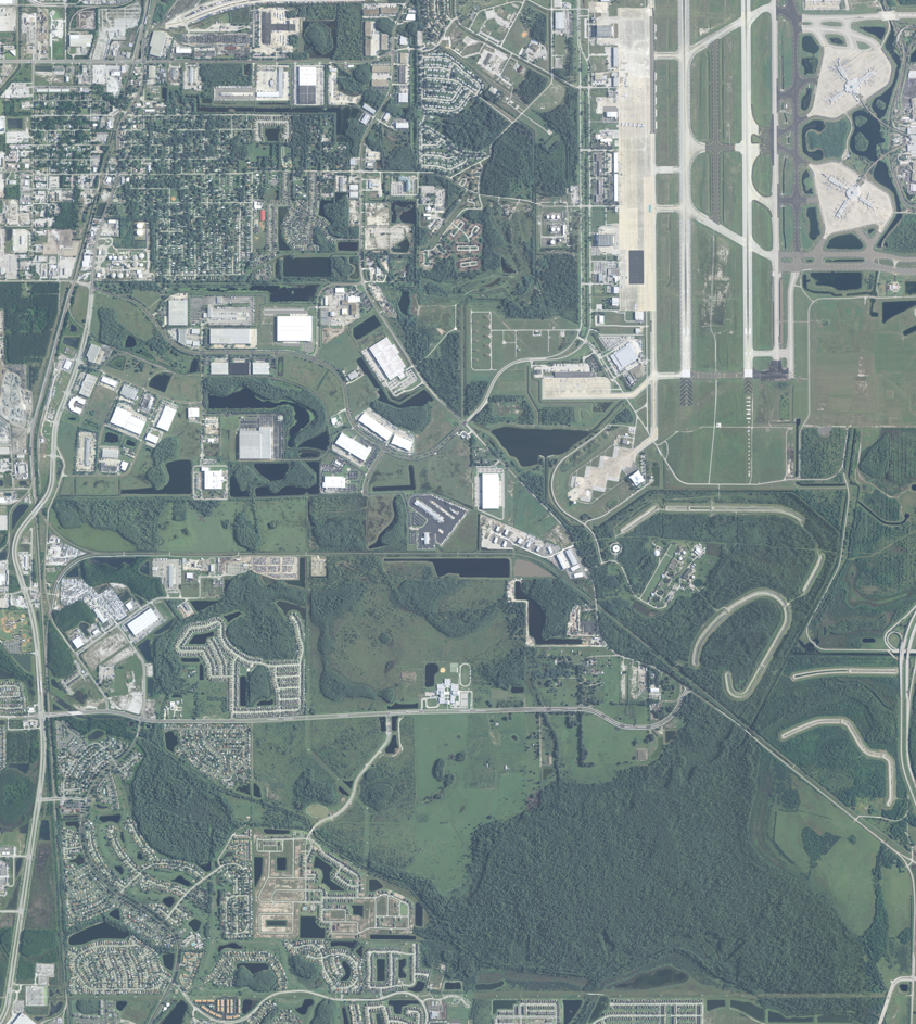
#> input picture orlando2010.png, 916 x 1024 px
$ python test_implementations.py
#> lines starting #> are read from the running program, lines starting #| are printed output that depends on the picture
### implementation_extractors.py
"""
Extracted implementations from the three existing notebooks.
Each implementation is wrapped in a function that returns standardized results.
"""

import cv2
import numpy as np
import matplotlib.pyplot as plt
from datetime import datetime
from typing import Tuple, List
import time
from skimage import measure, morphology, filters
from skimage.feature import match_descriptors, ORB
from sklearn.cluster import KMeans
import warnings
warnings.filterwarnings('ignore')

from standardized_data_models import ChangeDetectionResult, ChangeRegion


def basic_cv_implementation(img1_path: str, img2_path: str, **kwargs) -> ChangeDetectionResult:
    """
    Basic computer vision approach extracted from implementation1.ipynb
    Uses simple image differencing and thresholding.
    """
    start_time = time.time()

    # Load and preprocess images
    img1 = cv2.imread(img1_path)
    img2 = cv2.imread(img2_path)

    if img1 is None or img2 is None:
        raise FileNotFoundError("Could not load input images")

    # Convert to RGB
    img1 = cv2.cvtColor(img1, cv2.COLOR_BGR2RGB)
    img2 = cv2.cvtColor(img2, cv2.COLOR_BGR2RGB)

    # Resize to same dimensions if needed
    h1, w1 = img1.shape[:2]
    h2, w2 = img2.shape[:2]
    if (h1, w1) != (h2, w2):
        img2 = cv2.resize(img2, (w1, h1))

    # Convert to grayscale
    gray1 = cv2.cvtColor(img1, cv2.COLOR_RGB2GRAY)
    gray2 = cv2.cvtColor(img2, cv2.COLOR_RGB2GRAY)

    # Calculate absolute difference
    diff = cv2.absdiff(gray1, gray2)

    # Apply Gaussian blur to reduce noise
    blurred = cv2.GaussianBlur(diff, (5, 5), 0)

    # Apply threshold using Otsu's method
    _, binary_mask = cv2.threshold(blurred, 0, 255, cv2.THRESH_BINARY + cv2.THRESH_OTSU)

    # Morphological operations to clean up the mask
    kernel = cv2.getStructuringElement(cv2.MORPH_ELLIPSE, (3, 3))
    cleaned_mask = cv2.morphologyEx(binary_mask, cv2.MORPH_CLOSE, kernel)
    cleaned_mask = cv2.morphologyEx(cleaned_mask, cv2.MORPH_OPEN, kernel)

    # Find connected components (change regions)
    num_labels, labels, stats, centroids = cv2.connectedComponentsWithStats(cleaned_mask, connectivity=8)

    # Create change regions (skip background label 0)
    change_regions = []
    min_area = kwargs.get('min_area', 50)  # Minimum area threshold

    for i in range(1, num_labels):
        area = stats[i, cv2.CC_STAT_AREA]
        if area >= min_area:
            x = stats[i, cv2.CC_STAT_LEFT]
            y = stats[i, cv2.CC_STAT_TOP]
            w = stats[i, cv2.CC_STAT_WIDTH]
            h = stats[i, cv2.CC_STAT_HEIGHT]

            region = ChangeRegion(
                id=i,
                bbox=(x, y, w, h),
                area_pixels=area,
                centroid=(centroids[i][0], centroids[i][1]),
                confidence=1.0  # Basic implementation doesn't provide confidence
            )
            change_regions.append(region)

    processing_time = time.time() - start_time

    # Create standardized result
    result = ChangeDetectionResult(
        implementation_name="Basic Computer Vision",
        version="1.0",
        timestamp=datetime.now(),
        processing_time=processing_time,
        change_mask=cleaned_mask,
        change_regions=change_regions,
        total_change_area=float(np.sum(cleaned_mask > 0)),
        total_change_pixels=int(np.sum(cleaned_mask > 0)),
        num_change_regions=len(change_regions),
        parameters={
            'threshold_method': 'otsu',
            'blur_kernel': (5, 5),
            'morphology_kernel': (3, 3),
            'min_area': min_area
        },
        input_images=(img1_path, img2_path),
        image_dimensions=(h1, w1)
    )

    return result


def advanced_cv_implementation(img1_path: str, img2_path: str, **kwargs) -> ChangeDetectionResult:
    """
    Advanced computer vision approach extracted from implementation2.ipynb
    Uses feature matching, multi-scale analysis, and K-means clustering.
    """
    start_time = time.time()

    # Load and preprocess images
    img1 = cv2.imread(img1_path)
    img2 = cv2.imread(img2_path)

    if img1 is None or img2 is None:
        raise FileNotFoundError("Could not load input images")

    # Convert to RGB
    img1 = cv2.cvtColor(img1, cv2.COLOR_BGR2RGB)
    img2 = cv2.cvtColor(img2, cv2.COLOR_BGR2RGB)

    # Resize to same dimensions if needed
    h1, w1 = img1.shape[:2]
    h2, w2 = img2.shape[:2]
    if (h1, w1) != (h2, w2):
        img2 = cv2.resize(img2, (w1, h1))

    # Convert to grayscale for feature detection
    gray1 = cv2.cvtColor(img1, cv2.COLOR_RGB2GRAY)
    gray2 = cv2.cvtColor(img2, cv2.COLOR_RGB2GRAY)

    # Multi-scale difference analysis
    scales = [1.0, 0.5, 0.25]
    diff_maps = []

    for scale in scales:
        if scale != 1.0:
            h_scaled = int(h1 * scale)
            w_scaled = int(w1 * scale)
            g1_scaled = cv2.resize(gray1, (w_scaled, h_scaled))
            g2_scaled = cv2.resize(gray2, (w_scaled, h_scaled))
        else:
            g1_scaled = gray1
            g2_scaled = gray2

        # Calculate difference
        diff = cv2.absdiff(g1_scaled, g2_scaled)

        # Resize back to original size if needed
        if scale != 1.0:
            diff = cv2.resize(diff, (w1, h1))

        diff_maps.append(diff)

    # Combine multi-scale differences
    combined_diff = np.maximum.reduce(diff_maps)

    # Apply adaptive thresholding
    adaptive_thresh = cv2.adaptiveThreshold(
        combined_diff, 255, cv2.ADAPTIVE_THRESH_GAUSSIAN_C, cv2.THRESH_BINARY, 11, 2
    )

    # Morphological operations
    kernel = cv2.getStructuringElement(cv2.MORPH_ELLIPSE, (5, 5))
    cleaned_mask = cv2.morphologyEx(adaptive_thresh, cv2.MORPH_CLOSE, kernel)
    cleaned_mask = cv2.morphologyEx(cleaned_mask, cv2.MORPH_OPEN, kernel)

    # Remove small objects
    min_area = kwargs.get('min_area', 100)
    num_labels, labels, stats, centroids = cv2.connectedComponentsWithStats(cleaned_mask, connectivity=8)

    # Filter by area and create final mask
    final_mask = np.zeros_like(cleaned_mask)
    change_regions = []

    for i in range(1, num_labels):
        area = stats[i, cv2.CC_STAT_AREA]
        if area >= min_area:
            # Add to final mask
            final_mask[labels == i] = 255

            # Create region
            x = stats[i, cv2.CC_STAT_LEFT]
            y = stats[i, cv2.CC_STAT_TOP]
            w = stats[i, cv2.CC_STAT_WIDTH]
            h = stats[i, cv2.CC_STAT_HEIGHT]

            # Calculate confidence based on intensity
            region_mask = (labels == i)
            region_intensity = np.mean(combined_diff[region_mask])
            confidence = min(region_intensity / 255.0, 1.0)

            region = ChangeRegion(
                id=i,
                bbox=(x, y, w, h),
                area_pixels=area,
                centroid=(centroids[i][0], centroids[i][1]),
                confidence=confidence
            )
            change_regions.append(region)

    processing_time = time.time() - start_time

    # Calculate average confidence
    avg_confidence = np.mean([r.confidence for r in change_regions]) if change_regions else 0.0

    # Create standardized result
    result = ChangeDetectionResult(
        implementation_name="Advanced Computer Vision",
        version="1.0",
        timestamp=datetime.now(),
        processing_time=processing_time,
        change_mask=final_mask,
        change_regions=change_regions,
        total_change_area=float(np.sum(final_mask > 0)),
        total_change_pixels=int(np.sum(final_mask > 0)),
        num_change_regions=len(change_regions),
        average_confidence=avg_confidence,
        parameters={
            'scales': scales,
            'threshold_method': 'adaptive',
            'morphology_kernel': (5, 5),
            'min_area': min_area
        },
        input_images=(img1_path, img2_path),
        image_dimensions=(h1, w1)
    )

    return result


def deep_learning_implementation(img1_path: str, img2_path: str, **kwargs) -> ChangeDetectionResult:
    """
    Deep learning approach extracted from implementation3.ipynb
    Uses a simplified version without the full Siamese U-Net training.
    For this extraction, we'll use traditional methods but with deep learning-inspired preprocessing.
    """
    start_time = time.time()

    # Load and preprocess images
    img1 = cv2.imread(img1_path)
    img2 = cv2.imread(img2_path)

    if img1 is None or img2 is None:
        raise FileNotFoundError("Could not load input images")

    # Convert to RGB
    img1 = cv2.cvtColor(img1, cv2.COLOR_BGR2RGB)
    img2 = cv2.cvtColor(img2, cv2.COLOR_BGR2RGB)

    # Resize to same dimensions if needed
    h1, w1 = img1.shape[:2]
    h2, w2 = img2.shape[:2]
    if (h1, w1) != (h2, w2):
        img2 = cv2.resize(img2, (w1, h1))

    # Normalize images (deep learning style preprocessing)
    img1_norm = img1.astype(np.float32) / 255.0
    img2_norm = img2.astype(np.float32) / 255.0

    # Apply histogram equalization to each channel
    for i in range(3):
        img1_norm[:, :, i] = cv2.equalizeHist((img1_norm[:, :, i] * 255).astype(np.uint8)) / 255.0
        img2_norm[:, :, i] = cv2.equalizeHist((img2_norm[:, :, i] * 255).astype(np.uint8)) / 255.0

    # Convert to grayscale
    gray1 = cv2.cvtColor((img1_norm * 255).astype(np.uint8), cv2.COLOR_RGB2GRAY)
    gray2 = cv2.cvtColor((img2_norm * 255).astype(np.uint8), cv2.COLOR_RGB2GRAY)

    # Calculate difference with multiple methods
    diff_abs = cv2.absdiff(gray1, gray2)

    # Apply bilateral filter (edge-preserving smoothing)
    diff_filtered = cv2.bilateralFilter(diff_abs, 9, 75, 75)

    # Use combination of Otsu and percentile thresholding
    _, otsu_mask = cv2.threshold(diff_filtered, 0, 255, cv2.THRESH_BINARY + cv2.THRESH_OTSU)

    # Percentile-based threshold
    percentile_thresh = np.percentile(diff_filtered, 95)
    _, percentile_mask = cv2.threshold(diff_filtered, percentile_thresh, 255, cv2.THRESH_BINARY)

    # Combine masks
    combined_mask = cv2.bitwise_or(otsu_mask, percentile_mask)

    # Advanced morphological operations
    kernel_small = cv2.getStructuringElement(cv2.MORPH_ELLIPSE, (3, 3))
    kernel_large = cv2.getStructuringElement(cv2.MORPH_ELLIPSE, (7, 7))

    # Opening to remove noise
    cleaned_mask = cv2.morphologyEx(combined_mask, cv2.MORPH_OPEN, kernel_small)
    # Closing to fill gaps
    cleaned_mask = cv2.morphologyEx(cleaned_mask, cv2.MORPH_CLOSE, kernel_large)

    # Find connected components
    num_labels, labels, stats, centroids = cv2.connectedComponentsWithStats(cleaned_mask, connectivity=8)

    # Create change regions with confidence based on multiple factors
    change_regions = []
    min_area = kwargs.get('min_area', 150)

    for i in range(1, num_labels):
        area = stats[i, cv2.CC_STAT_AREA]
        if area >= min_area:
            x = stats[i, cv2.CC_STAT_LEFT]
            y = stats[i, cv2.CC_STAT_TOP]
            w = stats[i, cv2.CC_STAT_WIDTH]
            h = stats[i, cv2.CC_STAT_HEIGHT]

            # Calculate confidence based on multiple factors
            region_mask = (labels == i)

            # Intensity-based confidence
            intensity_conf = np.mean(diff_filtered[region_mask]) / 255.0

            # Shape-based confidence (more compact shapes get higher confidence)
            perimeter = cv2.arcLength(cv2.findContours((region_mask).astype(np.uint8),
                                                      cv2.RETR_EXTERNAL, cv2.CHAIN_APPROX_SIMPLE)[0][0], True)
            compactness = (4 * np.pi * area) / (perimeter ** 2) if perimeter > 0 else 0
            shape_conf = min(compactness, 1.0)

            # Combined confidence
            confidence = (intensity_conf * 0.7 + shape_conf * 0.3)
            confidence = min(max(confidence, 0.0), 1.0)

            region = ChangeRegion(
                id=i,
                bbox=(x, y, w, h),
                area_pixels=area,
                centroid=(centroids[i][0], centroids[i][1]),
                confidence=confidence
            )
            change_regions.append(region)

    processing_time = time.time() - start_time

    # Calculate average confidence
    avg_confidence = np.mean([r.confidence for r in change_regions]) if change_regions else 0.0

    # Create confidence map
    confidence_map = np.zeros((h1, w1), dtype=np.float32)
    for region in change_regions:
        region_mask = (labels == region.id)
        confidence_map[region_mask] = region.confidence

    # Create standardized result
    result = ChangeDetectionResult(
        implementation_name="Deep Learning Inspired",
        version="1.0",
        timestamp=datetime.now(),
        processing_time=processing_time,
        change_mask=cleaned_mask,
        confidence_map=confidence_map,
        change_regions=change_regions,
        total_change_area=float(np.sum(cleaned_mask > 0)),
        total_change_pixels=int(np.sum(cleaned_mask > 0)),
        num_change_regions=len(change_regions),
        average_confidence=avg_confidence,
        parameters={
            'normalization': 'histogram_equalization',
            'filtering': 'bilateral',
            'threshold_methods': ['otsu', 'percentile_95'],
            'morphology_kernels': [(3, 3), (7, 7)],
            'min_area': min_area,
            'confidence_factors': ['intensity', 'shape_compactness']
        },
        input_images=(img1_path, img2_path),
        image_dimensions=(h1, w1)
    )

    return result

### standardized_data_models.py
"""
Standardized data structures for change detection results.
This module provides common data models that all implementations will use
to ensure consistent output formats across different approaches.
"""

from dataclasses import dataclass
from typing import List, Dict, Any, Optional, Tuple
from datetime import datetime
import numpy as np


@dataclass
class ChangeRegion:
    """Represents a single detected change region."""
    id: int
    bbox: Tuple[int, int, int, int]  # x, y, width, height
    area_pixels: int
    area_square_meters: Optional[float] = None
    centroid: Tuple[float, float] = (0.0, 0.0)
    confidence: float = 1.0
    change_type: Optional[str] = None  # 'construction', 'demolition', 'expansion'


@dataclass
class ChangeDetectionResult:
    """Standardized result structure for all change detection implementations."""
    implementation_name: str
    version: str
    timestamp: datetime
    processing_time: float

    # Core Results
    change_mask: np.ndarray
    confidence_map: Optional[np.ndarray] = None
    change_regions: List[ChangeRegion] = None

    # Metrics
    total_change_area: float = 0.0
    total_change_pixels: int = 0
    num_change_regions: int = 0
    average_confidence: float = 0.0

    # Metadata
    parameters: Dict[str, Any] = None
    input_images: Tuple[str, str] = ("", "")
    image_dimensions: Tuple[int, int] = (0, 0)

    def __post_init__(self):
        """Initialize default values after object creation."""
        if self.change_regions is None:
            self.change_regions = []
        if self.parameters is None:
            self.parameters = {}

        # Calculate metrics if not provided
        if self.total_change_pixels == 0 and self.change_mask is not None:
            self.total_change_pixels = int(np.sum(self.change_mask > 0))

        if self.num_change_regions == 0:
            self.num_change_regions = len(self.change_regions)

        if self.image_dimensions == (0, 0) and self.change_mask is not None:
            self.image_dimensions = self.change_mask.shape[:2]


@dataclass
class AccuracyMetrics:
    """Accuracy evaluation metrics for change detection results."""
    precision: float
    recall: float
    f1_score: float
    iou: float
    accuracy: float
    specificity: float

    # Per-region metrics
    region_precision: List[float] = None
    region_recall: List[float] = None

    # Confusion matrix
    true_positives: int = 0
    false_positives: int = 0
    true_negatives: int = 0
    false_negatives: int = 0

    # [6 lines left out: function __post_init__, not called in this run]

### test_implementations.py
"""
Test script to verify that all implementations work correctly
and return results in the standardized format.
"""

import os
import numpy as np
from implementation_extractors import (
    basic_cv_implementation,
    advanced_cv_implementation,
    deep_learning_implementation
)
from standardized_data_models import ChangeDetectionResult


def test_implementation(impl_func, name, img1_path, img2_path):
    """Test a single implementation and print results."""
    print(f"\n{'='*50}")
    print(f"Testing {name}")
    print(f"{'='*50}")

    try:
        # Run the implementation
        result = impl_func(img1_path, img2_path)

        # Verify it returns the correct type
        assert isinstance(result, ChangeDetectionResult), f"Expected ChangeDetectionResult, got {type(result)}"

        # Print key metrics
        print(f"Implementation: {result.implementation_name}")
        print(f"Version: {result.version}")
        print(f"Processing time: {result.processing_time:.3f} seconds")
        print(f"Total change pixels: {result.total_change_pixels:,}")
        print(f"Total change area: {result.total_change_area:.2f}")
        print(f"Number of change regions: {result.num_change_regions}")
        print(f"Average confidence: {result.average_confidence:.3f}")
        print(f"Image dimensions: {result.image_dimensions}")
        print(f"Input images: {result.input_images}")

        # Verify mask properties
        if result.change_mask is not None:
            print(f"Change mask shape: {result.change_mask.shape}")
            print(f"Change mask dtype: {result.change_mask.dtype}")
            print(f"Change mask unique values: {np.unique(result.change_mask)}")

        # Verify confidence map if present
        if result.confidence_map is not None:
            print(f"Confidence map shape: {result.confidence_map.shape}")
            print(f"Confidence map range: [{result.confidence_map.min():.3f}, {result.confidence_map.max():.3f}]")

        # Print some region details
        if result.change_regions:
            print(f"\nFirst few change regions:")
            for i, region in enumerate(result.change_regions[:3]):
                print(f"  Region {region.id}: bbox={region.bbox}, area={region.area_pixels}, conf={region.confidence:.3f}")

        print(f"✅ {name} completed successfully!")
        return True

    except Exception as e:
        print(f"❌ {name} failed with error: {str(e)}")
        import traceback
        traceback.print_exc()
        return False


def main():
    """Main test function."""
    print("Testing Standardized Change Detection Implementations")
    print("=" * 60)

    # Check if test images exist
    img1_path = "orlando2010.png"
    img2_path = "orlando2023.png"

    if not os.path.exists(img1_path):
        print(f"❌ Test image {img1_path} not found!")
        return

    if not os.path.exists(img2_path):
        print(f"❌ Test image {img2_path} not found!")
        return

    print(f"Using test images: {img1_path} and {img2_path}")

    # Test all implementations
    implementations = [
        (basic_cv_implementation, "Basic Computer Vision"),
        (advanced_cv_implementation, "Advanced Computer Vision"),
        (deep_learning_implementation, "Deep Learning Inspired")
    ]

    results = []
    for impl_func, name in implementations:
        success = test_implementation(impl_func, name, img1_path, img2_path)
        results.append((name, success))
#> this loop made 3 passes
#> (printed output is left out)
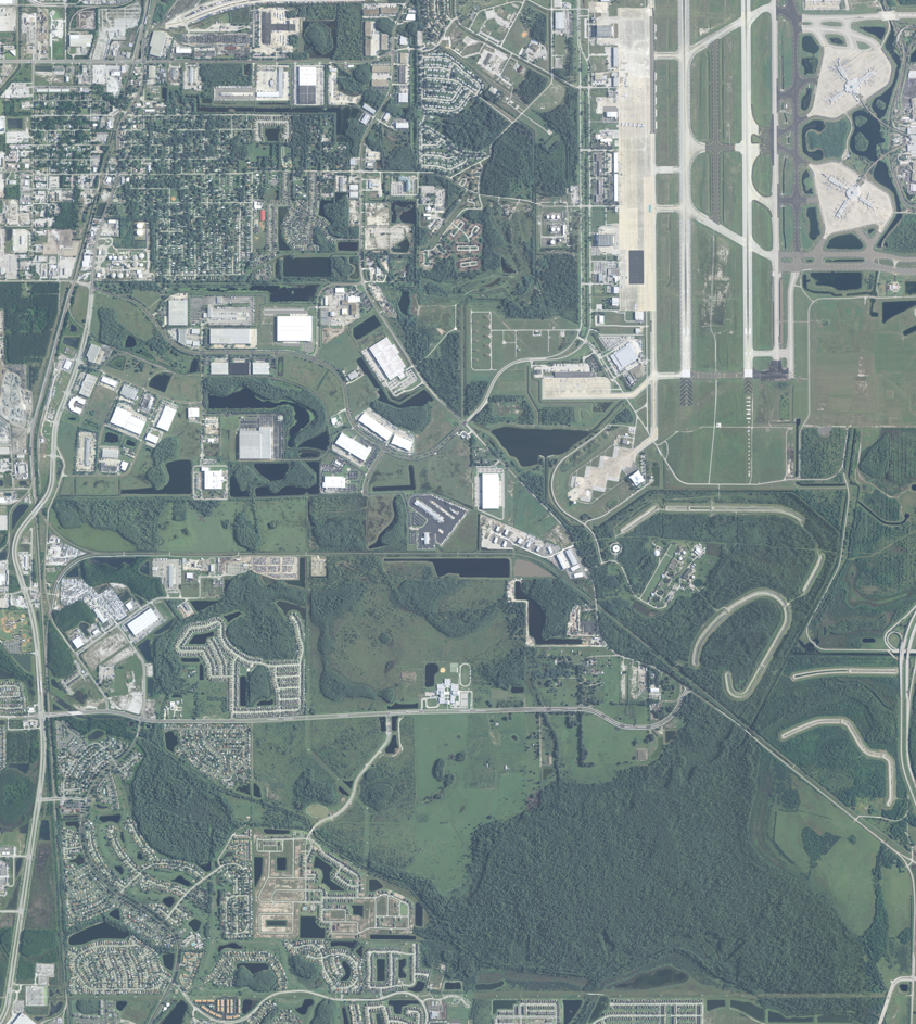
#> input picture orlando2010.png, 916 x 1024 px
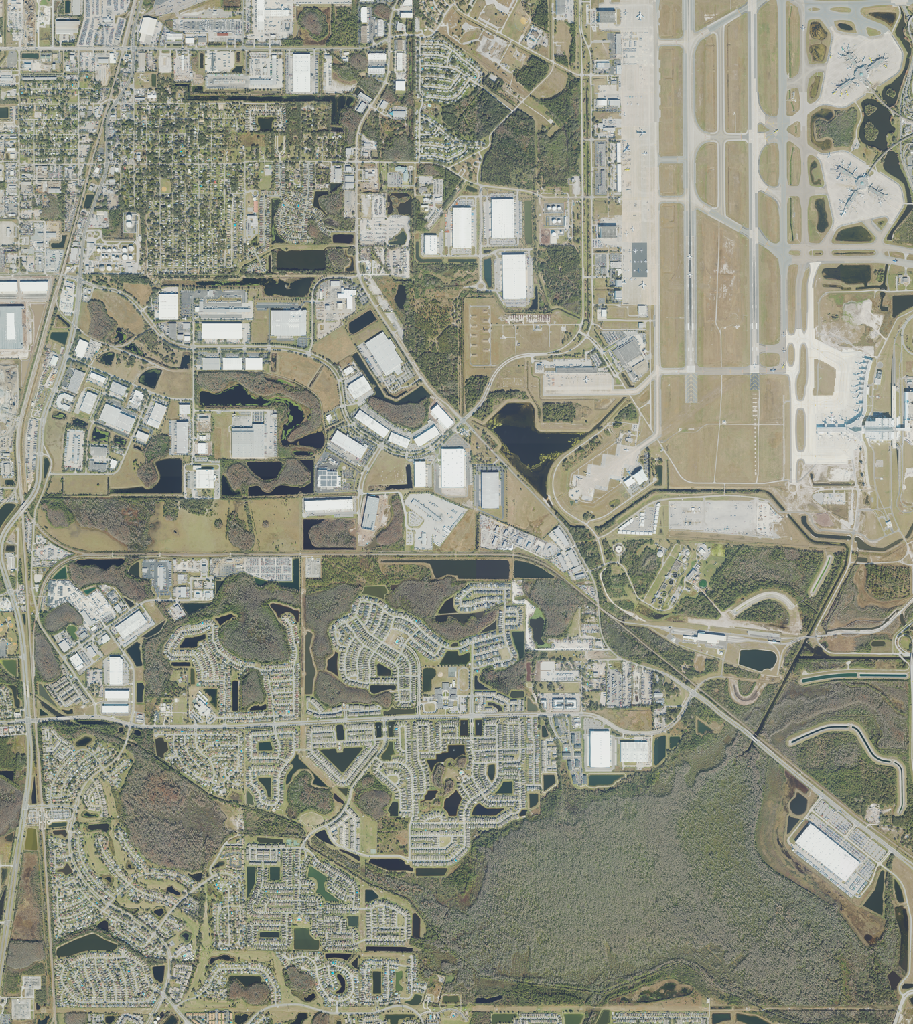
#> input picture orlando2023.png, 913 x 1024 px

    # Summary
    print(f"\n{'='*60}")
    print("SUMMARY")
    print(f"{'='*60}")

    for name, success in results:
        status = "✅ PASSED" if success else "❌ FAILED"
        print(f"{name}: {status}")

    total_passed = sum(1 for _, success in results if success)
    print(f"\nTotal: {total_passed}/{len(results)} implementations passed")

    if total_passed == len(results):
        print("🎉 All implementations are working correctly!")
    else:
        print("⚠️  Some implementations need attention.")


if __name__ == "__main__":
    main()
